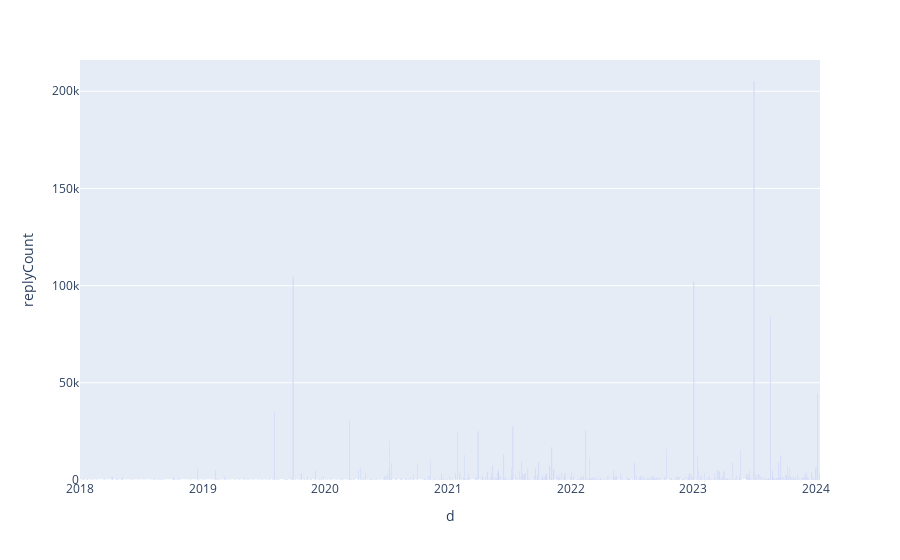

Notebook code for this chart:
### Code cell
import plotly.express as px
fig = px.bar(df, x='d', y='replyCount')
fig.show()

### Figure 1 — Plotly figure (JSON) as saved in the notebook; plotly's stock layout.template omitted (floating-point values rounded to 4 significant figures; data arrays with more than 128 entries replaced by an {"elided": "..."} marker saying what was removed)
{"data": [{"alignmentgroup": "True", "hovertemplate": "d=%{x}<br>replyCount=%{y}<extra></extra>", "legendgroup": "", "marker": {"color": "#636efa", "pattern": {"shape": ""}}, "name": "", "offsetgroup": "", "orientation": "v", "showlegend": false, "textposition": "auto", "type": "bar", "x": {"elided": "1492 str values"}, "xaxis": "x", "y": {"elided": "1492 int values"}, "yaxis": "y"}], "layout": {"barmode": "relative", "legend": {"tracegroupgap": 0}, "margin": {"t": 60}, "xaxis": {"anchor": "y", "domain": [0, 1], "title": {"text": "d"}}, "yaxis": {"anchor": "x", "domain": [0, 1], "title": {"text": "replyCount"}}}}
